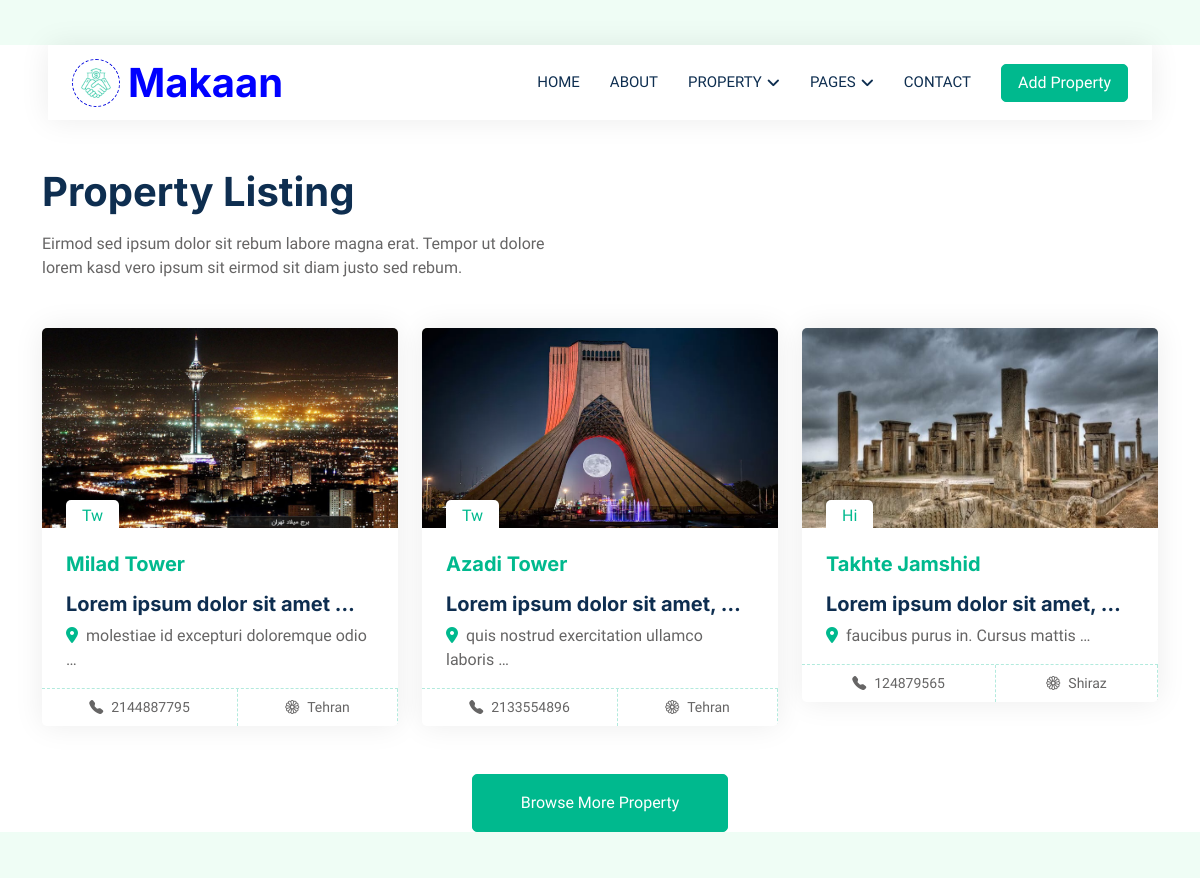
The page /list/ (upper part) on the database as committed earlier.
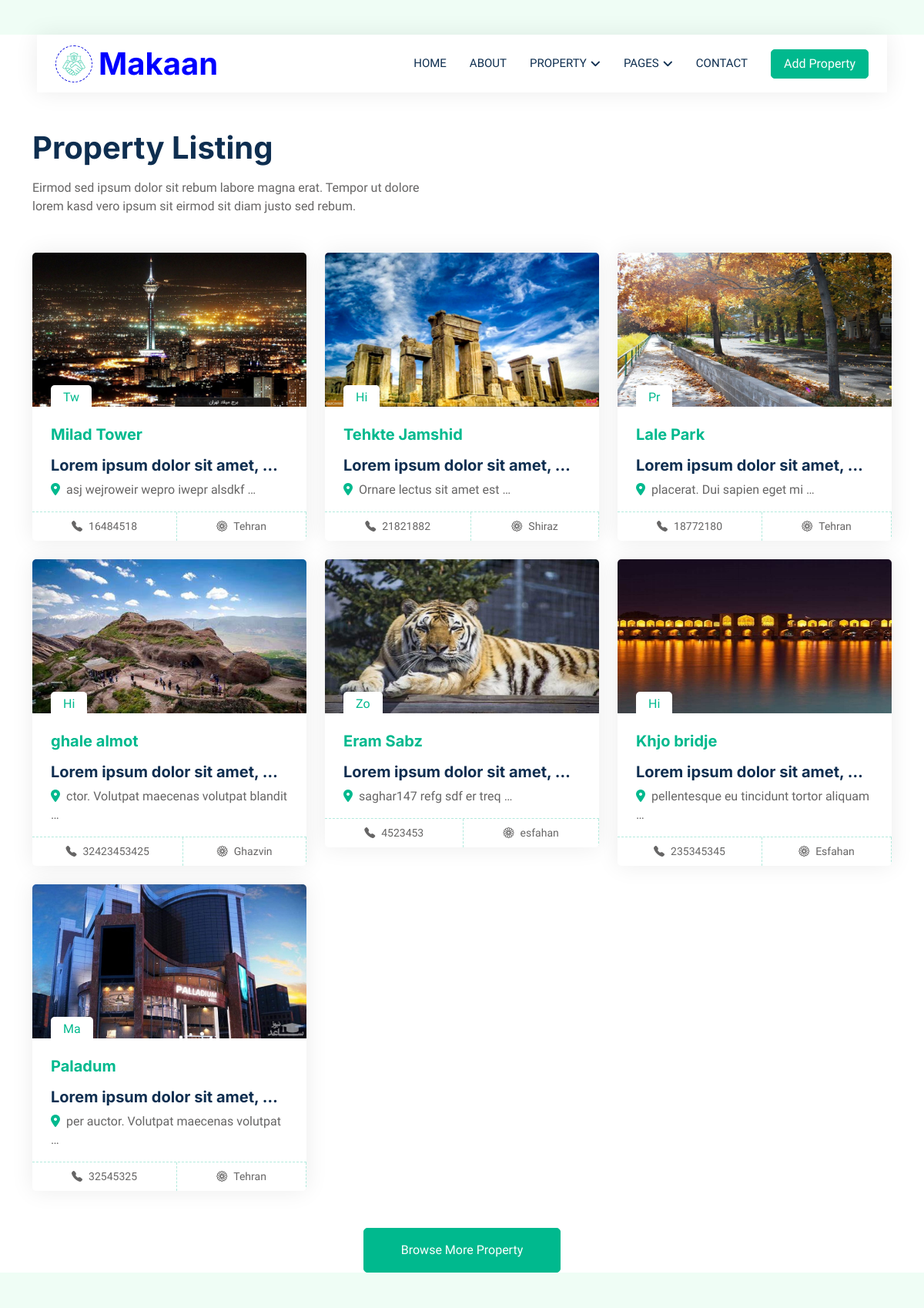
The same page on the database as committed later.
### home/models.py (models this page shows, shortened)
class Place(models.Model):
    name = models.CharField(max_length=300)
    phone = models.IntegerField()
    description = models.TextField()
    address = models.TextField()
    rate = models.IntegerField()
    city = models.CharField(max_length=100)
    created_time=models.DateTimeField(auto_now_add=True)
    image = models.ImageField(upload_to="places/")
    location = PlainLocationField(based_fields=['city'], zoom=7)
    place_type = [
    ("Rs", "Restaurant"),
    ("Pr", "Park"),
    ("Zo","Zoo"),
    ("Mu","Museum"),
    ("Am","Amusement Park"),
    ("Ma","Mall"),
    ('Tw',"Tower"),
    ('Hi','Historical'),
    ("Ot","Other")
    ]
    location_type = models.CharField(max_length=3,choices=place_type)
    class Meta:
        constraints = [
            models.CheckConstraint(check=models.Q(rate__lte=5), name='rate_lte_5')
        ]

### home/views.py (the view)
# urls.py: path('list/',views.list,name='list'),
def list(request):
    objects = Place.objects.all()
    return render(request , 'list.html' , {'objects' : objects})

### templates/list.html (shortened to what this page needs)
{% extends "base.html" %}
{% load static %}
{% block body %}
        <div class="container-xxl py-5">
            <div class="container">
                <div class="row g-0 gx-5 align-items-end">
                    <div class="col-lg-6">
                        <div class="text-start mx-auto mb-5 wow slideInLeft" data-wow-delay="0.1s">
                            <h1 class="mb-3">Property Listing</h1>
                            <p>Eirmod sed ipsum dolor sit rebum labore magna erat. Tempor ut dolore lorem kasd vero ipsum sit eirmod sit diam justo sed rebum.</p>
                        </div>
                    </div>
                </div>
                <div class="tab-content">
                    <div id="tab-1" class="tab-pane fade show p-0 active">
                        <div class="row g-4">
                            {% for obj in objects  %}
                            <div class="col-lg-4 col-md-6 wow fadeInUp" data-wow-delay="0.3s">
                                <div class="property-item rounded overflow-hidden">
                                    <div class="position-relative overflow-hidden">
                                        <a  href=""><img style='width: 400px; height: 200px;' class="img-fluid" src="{{obj.image.url}}" alt=""></a>
                                        <div class="bg-white rounded-top text-primary position-absolute start-0 bottom-0 mx-4 pt-1 px-3">{{obj.location_type}}</div>
                                    </div>
                                    <div class="p-4 pb-0">
                                        <h5 class="text-primary mb-3" >{{obj.name}}</h5>
                                        <a class="d-block h5 mb-2" href="">{{obj.description|truncatewords:5}}</a>
                                        <p><i class="fa fa-map-marker-alt text-primary me-2"></i>{{obj.address|truncatewords:5}}</p>
                                    </div>
                                    <div class="d-flex border-top">
                                        <small class="flex-fill text-center border-end py-2"><i class="bi bi-telephone-fill me-2"></i>{{obj.phone}}</small>
                                        <small class="flex-fill text-center border-end py-2"><i class="bi bi-flower1 me-2"></i>{{obj.city}}</small>
                                    </div>
                                </div>
                            </div>
                            {% endfor %}
                            </div>
                        </div>
                    </div>
                                </div>
                            </div>
                            <div class="col-12 text-center">
                                <a class="btn btn-primary py-3 px-5" href="">Browse More Property</a>
                            </div>
                        </div>
        {% endblock body %}

### templates/base.html (shortened to what this page needs)
{% load static %}
<!DOCTYPE html>
<html lang="en">
<head>
    <link rel="stylesheet" href="https://stackpath.bootstrapcdn.com/bootstrap/4.5.2/css/bootstrap.min.css">
    <link href="https://cdnjs.cloudflare.com/ajax/libs/font-awesome/5.10.0/css/all.min.css" rel="stylesheet">
    <link href="https://cdn.jsdelivr.net/npm/bootstrap-icons@1.4.1/font/bootstrap-icons.css" rel="stylesheet">
    <link href="{% static 'lib/animate/animate.min.css' %}" rel="stylesheet">
    <link href="{% static 'lib/owlcarousel/assets/owl.carousel.min.css' %}" rel="stylesheet">
    <link rel="stylesheet" href="https://stackpath.bootstrapcdn.com/bootstrap/4.5.2/css/bootstrap.min.css">
    <link href="{% static 'css/bootstrap.min.css' %}" rel="stylesheet">
    <link href="{% static 'css/style.css' %}" rel="stylesheet">
</head>
<body>
    <div class="container-xxl bg-white p-0">
        <div class="container-fluid nav-bar bg-transparent">
            <nav class="navbar navbar-expand-lg bg-white navbar-light py-0 px-4">
                <a href="index.html" class="navbar-brand d-flex align-items-center text-center">
                    <div class="icon p-2 me-2">
                        <img class="img-fluid" src="{% static 'img/icon-deal.png' %}" alt="Icon" style="width: 30px; height: 30px;">
                    </div>
                    <h1 style="color:blue;" class="m-0 ">Makaan</h1>
                </a>
                <div class="collapse navbar-collapse" id="navbarCollapse">
                    <div class="navbar-nav ms-auto">
                        <a href="{% url "home:home" %}" class="nav-item nav-link">Home</a>
                        <a href="{% url "home:about" %}" class="nav-item nav-link ">About</a>
                        <div class="nav-item dropdown">
                            <a href="#" class="nav-link dropdown-toggle" data-bs-toggle="dropdown">Property</a>
                        </div>
                        <div class="nav-item dropdown">
                            <a href="#" class="nav-link dropdown-toggle" data-bs-toggle="dropdown">Pages</a>
                        </div>
                        <a href="{% url "home:contact" %}" class="nav-item nav-link">Contact</a>
                    </div>
                    <a href="" class="btn btn-primary px-3 d-none d-lg-flex">Add Property</a>
                </div>
            </nav>
        </div>
{% block body %}
{% endblock body %}
</body>
</html>

### statics/css/style.css (style rules this page uses)
:root { --primary: #080bdf; --secondary: #FF6922; --light: #EFFDF5; --dark: #0E2E50; }
.btn { transition: .5s; }
.btn.btn-primary, .btn.btn-secondary { color: #FFFFFF; }
.nav-bar { position: relative; margin-top: 45px; padding: 0 3rem; transition: .5s; z-index: 9999; }
.navbar { box-shadow: 0 0 30px rgba(0, 0, 0, .08); }
.navbar .dropdown-toggle::after { border: none; content: "\f107"; font-family: "Font Awesome 5 Free"; font-weight: 900; vertical-align: middle; margin-left: 5px; transition: .5s; }
.navbar-light .navbar-nav .nav-link { margin-right: 30px; padding: 25px 0; color: #FFFFFF; font-size: 15px; text-transform: uppercase; outline: none; }
.navbar-light .navbar-brand { height: 75px; }
.navbar-light .navbar-nav .nav-link { color: var(--dark); font-weight: 500; }
.icon { padding: 15px; display: inline-flex; align-items: center; justify-content: center; background: #FFFFFF !important; border-radius: 50px; border: 1px dashed var(--primary) !important; }
.property-item { box-shadow: 0 0 30px rgba(0, 0, 0, .08); }
.property-item img { transition: .5s; }
.property-item .border-top { border-top: 1px dashed rgba(0, 185, 142, .3) !important; }
.property-item .border-end { border-right: 1px dashed rgba(0, 185, 142, .3) !important; }

Rows that differ between the two databases and show on the page:
removed Place: image (picture), location_type "Tw", name "Azadi Tower", description "Lorem ipsum dolor sit amet, …", address "quis nostrud exercitation ullamco laboris …", phone "2133554896", city "Tehran"
removed Place: image (picture), location_type "Hi", name "Takhte Jamshid", description "Lorem ipsum dolor sit amet, …", address "faucibus purus in. Cursus mattis …", phone "124879565", city "Shiraz"
changed Place "Milad Tower": description "Lorem ipsum dolor sit amet …" → "Lorem ipsum dolor sit amet, …"; address "molestiae id excepturi doloremque odio …" → "asj wejroweir wepro iwepr alsdkf …"; phone "2144887795" → "16484518"
added Place: image (picture), location_type "Hi", name "Tehkte Jamshid", description "Lorem ipsum dolor sit amet, …", address "Ornare lectus sit amet est …", phone "21821882", city "Shiraz"
added Place: image (picture), location_type "Pr", name "Lale Park", description "Lorem ipsum dolor sit amet, …", address "placerat. Dui sapien eget mi …", phone "18772180", city "Tehran"
added Place: image (picture), location_type "Hi", name "ghale almot", description "Lorem ipsum dolor sit amet, …", address "ctor. Volutpat maecenas volutpat blandit …", phone "32423453425", city "Ghazvin"
added Place: image (picture), location_type "Zo", name "Eram Sabz", description "Lorem ipsum dolor sit amet, …", address "saghar147 refg sdf er treq …", phone "4523453", city "esfahan"
added Place: image (picture), location_type "Hi", name "Khjo bridje", description "Lorem ipsum dolor sit amet, …", address "pellentesque eu tincidunt tortor aliquam …", phone "235345345", city "Esfahan"
added Place: image (picture), location_type "Ma", name "Paladum", description "Lorem ipsum dolor sit amet, …", address "per auctor. Volutpat maecenas volutpat …", phone "32545325", city "Tehran"
